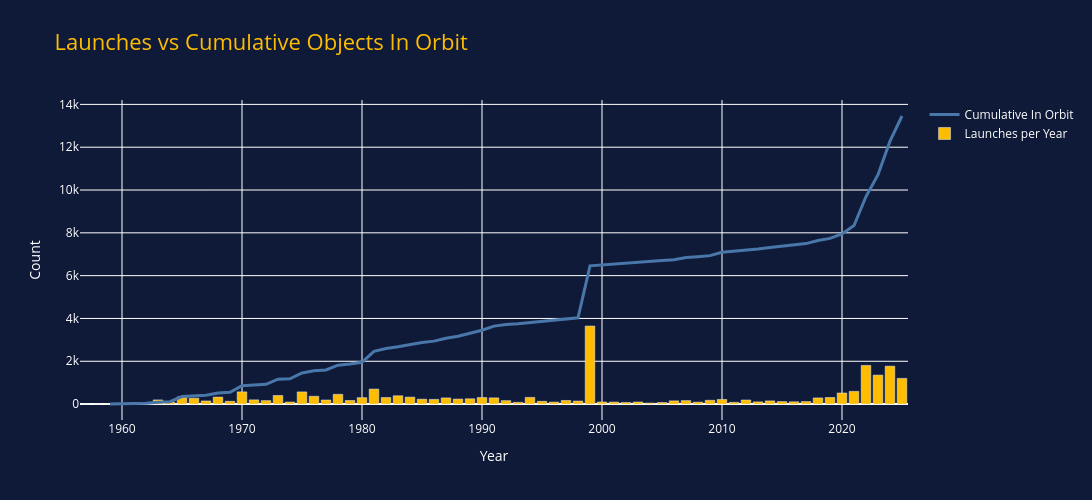

Notebook code cell kept with this figure:
### Markdown cell above
## Objects added by year, showing remaining in orbit

### Code cell
fig = go.Figure()

# Add cumulative line
fig.add_trace(go.Scatter(
    x=cumulative_by_year.index,
    y=cumulative_by_year.values,
    #mode='lines+markers',
    mode='lines',
    name='Cumulative In Orbit',
    line=dict(color='#4977AA', width=3),
    marker=dict(color=linecol, size=6)
))

# Add yearly launches as bars
fig.add_trace(go.Bar(
    x=launches_by_year.index,
    y=launches_by_year.values,
    name='Launches per Year',
    marker_color='#FFBD02'
))

# Apply custom styling
fig.update_layout(
    title='Launches vs Cumulative Objects In Orbit',
    title_font=dict(color='#FFBD02', size=22),
    plot_bgcolor='#0F1A38',
    paper_bgcolor='#0F1A38',
    font=dict(color=linecol),
    xaxis=dict(title='Year', color=linecol, gridcolor=linecol),
    yaxis=dict(title='Count', color=linecol, gridcolor=linecol),
    legend=dict(font=dict(color=linecol)),
    barmode='overlay',
    width=1200,
    height=500
)

fig.show()

### Figure 1 — Plotly figure (JSON) as saved in the notebook; plotly's stock layout.template omitted (floating-point values rounded to 4 significant figures)
{"data": [{"line": {"color": "#4977AA", "width": 3}, "marker": {"color": "#ffffff", "size": 6}, "mode": "lines", "name": "Cumulative In Orbit", "type": "scatter", "x": [1959, 1960, 1961, 1962, 1963, 1964, 1965, 1966, 1967, 1968, 1969, 1970, 1971, 1972, 1973, 1974, 1975, 1976, 1977, 1978, 1979, 1980, 1981, 1982, 1983, 1984, 1985, 1986, 1987, 1988, 1989, 1990, 1991, 1992, 1993, 1994, 1995, 1996, 1997, 1998, 1999, 2000, 2001, 2002, 2003, 2004, 2005, 2006, 2007, 2008, 2009, 2010, 2011, 2012, 2013, 2014, 2015, 2016, 2017, 2018, 2019, 2020, 2021, 2022, 2023, 2024, 2025], "y": [4, 14, 22, 34, 89, 114, 353, 386, 417, 516, 549, 857, 892, 925, 1164, 1184, 1452, 1552, 1594, 1819, 1874, 1951, 2463, 2598, 2675, 2792, 2879, 2941, 3076, 3168, 3300, 3449, 3643, 3718, 3748, 3801, 3841, 3900, 3967, 4032, 6459, 6503, 6559, 6592, 6642, 6671, 6707, 6739, 6850, 6888, 6935, 7094, 7142, 7185, 7241, 7319, 7375, 7436, 7497, 7644, 7740, 7951, 8338, 9695, 10717, 12281, 13458]}, {"marker": {"color": "#FFBD02"}, "name": "Launches per Year", "type": "bar", "x": [1957.0, 1958.0, 1959.0, 1960.0, 1961.0, 1962.0, 1963.0, 1964.0, 1965.0, 1966.0, 1967.0, 1968.0, 1969.0, 1970.0, 1971.0, 1972.0, 1973.0, 1974.0, 1975.0, 1976.0, 1977.0, 1978.0, 1979.0, 1980.0, 1981.0, 1982.0, 1983.0, 1984.0, 1985.0, 1986.0, 1987.0, 1988.0, 1989.0, 1990.0, 1991.0, 1992.0, 1993.0, 1994.0, 1995.0, 1996.0, 1997.0, 1998.0, 1999.0, 2000.0, 2001.0, 2002.0, 2003.0, 2004.0, 2005.0, 2006.0, 2007.0, 2008.0, 2009.0, 2010.0, 2011.0, 2012.0, 2013.0, 2014.0, 2015.0, 2016.0, 2017.0, 2018.0, 2019.0, 2020.0, 2021.0, 2022.0, 2023.0, 2024.0, 2025.0], "y": [3, 3, 7, 22, 40, 58, 194, 88, 339, 273, 147, 327, 130, 570, 197, 162, 402, 95, 569, 364, 191, 456, 169, 300, 701, 306, 389, 325, 228, 219, 288, 234, 247, 305, 291, 161, 82, 313, 129, 93, 169, 142, 3645, 99, 94, 76, 99, 49, 75, 150, 162, 91, 177, 216, 82, 191, 103, 149, 116, 107, 117, 287, 307, 518, 593, 1806, 1353, 1771, 1200]}], "layout": {"barmode": "overlay", "font": {"color": "#ffffff"}, "height": 500, "legend": {"font": {"color": "#ffffff"}}, "paper_bgcolor": "#0F1A38", "plot_bgcolor": "#0F1A38", "title": {"font": {"color": "#FFBD02", "size": 22}, "text": "Launches vs Cumulative Objects In Orbit"}, "width": 1200, "xaxis": {"color": "#ffffff", "gridcolor": "#ffffff", "title": {"text": "Year"}}, "yaxis": {"color": "#ffffff", "gridcolor": "#ffffff", "title": {"text": "Count"}}}}
